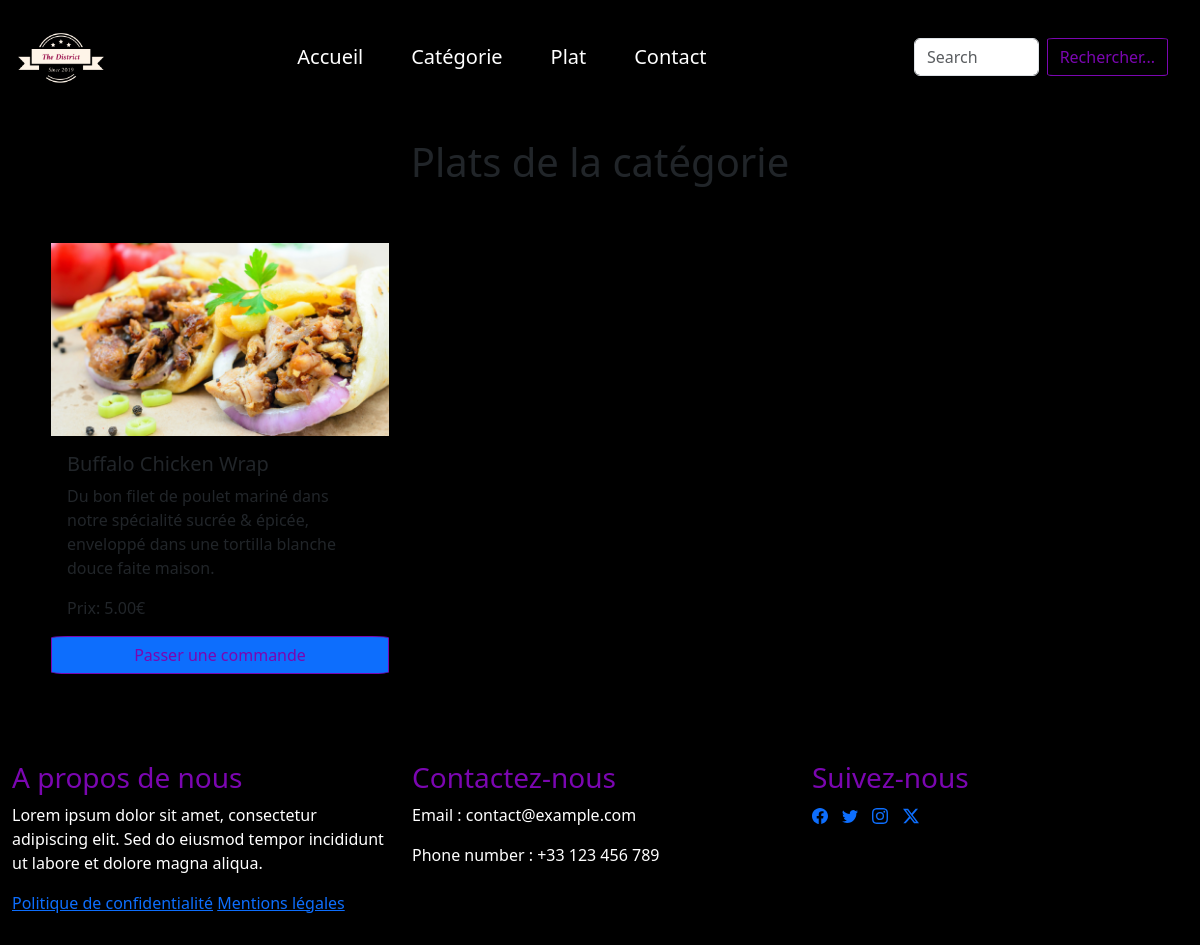
Page /plats_par_categorie.php?id_categorie=9 on the committed database.
### tables this page shows
CREATE TABLE `plat` (
  `id` int(11) NOT NULL AUTO_INCREMENT,
  `libelle` varchar(100) NOT NULL,
  `description` text NOT NULL,
  `prix` decimal(10,2) NOT NULL,
  `image` varchar(255) NOT NULL,
  `id_categorie` int(11) NOT NULL,
  `active` varchar(10) NOT NULL,
  PRIMARY KEY (`id`),
  KEY `id_categorie` (`id_categorie`),
  CONSTRAINT `plat_ibfk_1` FOREIGN KEY (`id_categorie`) REFERENCES `categorie` (`id`)
);

### plats_par_categorie.php (the view, shortened to what this page needs)
<?php
require_once('assets/php/header.php');
$id_categorie = isset($_GET['id_categorie']) ? $_GET['id_categorie'] : null;
function get_plats_by_categorie($id_categorie) {
    $connexion = new PDO('mysql:host=localhost;dbname=district', 'admin', 'Afpa1234');
    $query = $connexion->prepare("SELECT * FROM plat WHERE id_categorie = :id_categorie AND active = 'yes'");
    $query->bindParam(':id_categorie', $id_categorie, PDO::PARAM_INT);
    $query->execute();
    return $query->fetchAll(PDO::FETCH_ASSOC);
}
$plats = get_plats_by_categorie($id_categorie);
?>
<article>
    <div class="parallax">
    <div class="container mt-4">
        <h1 class="mb-5 d-flex justify-content-center ">Plats de la catégorie</h1>
        <div class="row">
            <?php
            foreach ($plats as $plat) {
                echo '<div class="col-md-4 mb-5">';
                echo '<div class="card h-100">';
                echo "<img src='" . $plat['image'] . "' alt='" . $plat['libelle'] . "' class='card-image'>";
                echo '<div class="card-body">';
                echo '<h5 class="card-title">' . $plat["libelle"] . '</h5>';
                echo '<p class="card-text">' . $plat["description"] . '</p>';
                echo '<p class="card-text">Prix: ' . $plat["prix"] . '€</p>';
                echo '</div>';
                echo '<a href="commande.php?id=' . $plat["id"] . '&libelle=' . urlencode($plat["libelle"]) . '&description=' . urlencode($plat["description"]) . '&prix=' . $plat["prix"] . '&image=' . urlencode($plat["image"]) . '" class="btn btn-primary">Passer une commande</a>';
                echo '</div>';
                echo '</div>';
            }
            ?>
        </div>
    </div>
    </div>
</article>
<?php
require_once('assets/php/footer.php');
?>

### assets/index.css (style rules this page uses)
body { background-color: black; }
.btn { color: rgb(123, 6, 177); border-radius: 5%; border-color: rgb(123, 6, 177); }
.parallax { position: relative; height: 100%; overflow: hidden; }
.parallax::before { content: ""; position: absolute; top: 0; left: 0; width: 100%; height: 100%; background-attachment: fixed; background-position: center; background-repeat: no-repeat; background-size: cover; background-image: url('../images_the_district/Fond/delicieux-burger-3d-smartphone-moderne.jpg'); opacity: 0.6; z-index: -1; }
.card { background-color: rgba(0,0,0,0.91); border-radius: 4px; box-shadow: 0 2px 4px rgba(0, 0, 0, 0.1); position: relative; padding: 0.5rem; }
.card img { width: 100%; height: auto; }

### rows in the picture
plat: image (picture), libelle "Buffalo Chicken Wrap", description "Du bon filet de poulet mariné dans notre spécialité sucrée & épicée, enveloppé dans une tortilla blanche douce faite maison.", prix "5.00"
